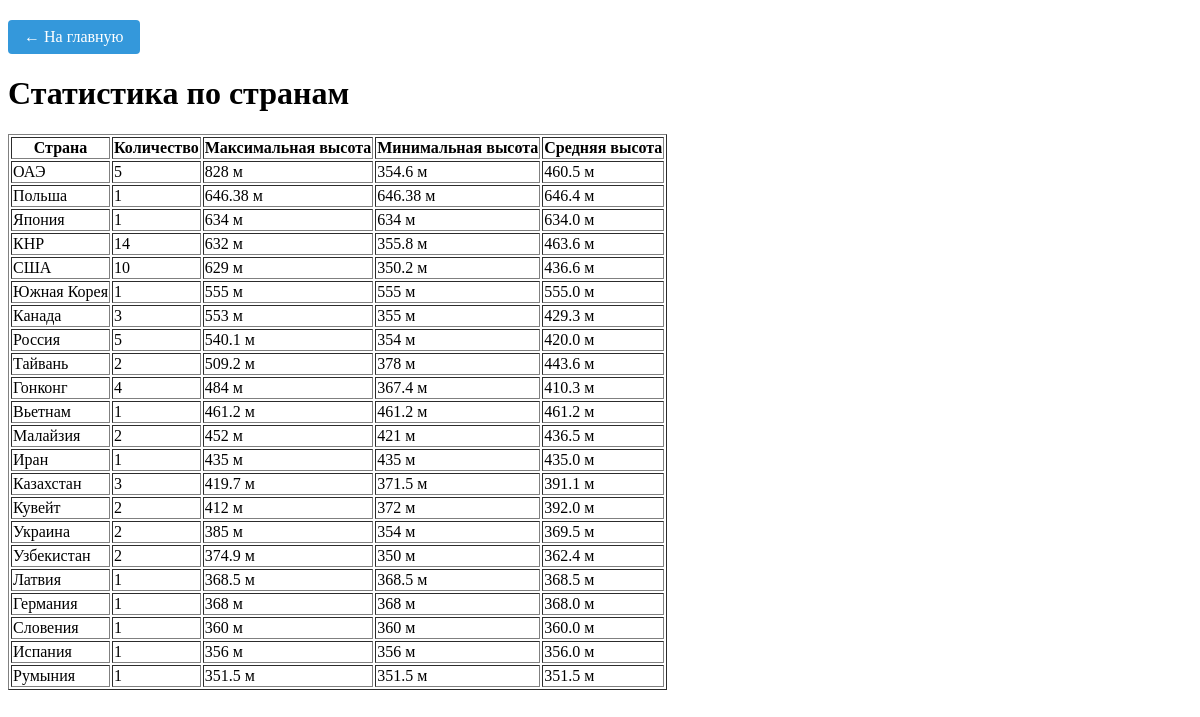
The app's page /country-stats with its own data.
### models.py (models this page shows, shortened)
class Country(db.Model):
    __tablename__ = 'country'
    id = db.Column(db.Integer, primary_key=True)
    name = db.Column('Страна', db.String(100), nullable=False)
    cities = db.relationship("City", back_populates="country", cascade='all, delete')

### structures/views.py (the view)
@app.route('/country-stats')
def country_stats():
    stats = get_buildings_by_country()
    headers = ["Страна", "Количество", "Максимальная высота", "Минимальная высота", "Средняя высота"]
    return render_template(
        'country_stats.html',
        headers=headers,
        stats=stats
    )

### models.py (called while the page is built)
def get_buildings_by_country():
    query = (
        db.session.query(
            Country.name.label("Страна"),
            func.count(Building.id).label("Количество"),
            func.max(Building.height).label("Максимальная высота"),
            func.min(Building.height).label("Минимальная высота"),
            func.round(func.avg(Building.height), 1).label("Средняя высота")
        )
        .join(City, Building.city_id == City.id)
        .join(Country, City.country_id == Country.id)
        .group_by(Country.name)
        .order_by(func.max(Building.height).desc())
    )
    return query.all()

### templates/country_stats.html (shortened to what this page needs)
<!DOCTYPE html>
<html>
<head>
    <link rel="stylesheet" href="{{ url_for('static', filename='style.css') }}">
</head>
<body>
    <div class="navigation">
    <a href="{{ url_for('index') }}" class="back-button">← На главную</a>
    </div>
    <h1>Статистика по странам</h1>
    <table border="1">
        <thead>
            <tr>
                {% for header in headers %}
                <th>{{ header }}</th>
                {% endfor %}
            </tr>
        </thead>
        <tbody>
            {% for row in stats %}
            <tr>
                <td>{{ row[0] }}</td>
                <td>{{ row[1] }}</td>
                <td>{{ row[2] }} м</td>
                <td>{{ row[3] }} м</td>
                <td>{{ row[4] }} м</td>
            </tr>
            {% endfor %}
        </tbody>
    </table>
</body>
</html>

### static/style.css (style rules this page uses)
.navigation { margin: 20px 0; }
.back-button { display: inline-block; padding: 8px 16px; background-color: #3498db; color: white; text-decoration: none; border-radius: 4px; transition: background-color 0.3s; }

### records on screen
Country: Страна "ОАЭ", row "5", row "828", row "354.6", row "460.5"
Country: Страна "Польша", id "1", row "646.38", row "646.4"
Country: Страна "Япония", row "1", row "634", row "634.0"
Country: Страна "КНР", row "14", row "632", row "355.8", row "463.6"
Country: Страна "США", row "10", row "629", row "350.2", row "436.6"
Country: Страна "Южная Корея", row "1", row "555", row "555.0"
Country: Страна "Канада", row "3", row "553", row "355", row "429.3"
Country: Страна "Россия", row "5", row "540.1", row "354", row "420.0"
Country: Страна "Тайвань", row "2", row "509.2", row "378", row "443.6"
Country: Страна "Гонконг", row "4", row "484", row "367.4", row "410.3"
Country: Страна "Вьетнам", row "1", row "461.2"
Country: Страна "Малайзия", row "2", row "452", row "421", row "436.5"
Country: Страна "Иран", row "1", row "435", row "435.0"
Country: Страна "Казахстан", row "3", row "419.7", row "371.5", row "391.1"
Country: Страна "Кувейт", row "2", row "412", row "372", row "392.0"
Country: Страна "Украина", row "2", row "385", row "354", row "369.5"
Country: Страна "Узбекистан", row "2", row "374.9", row "350", row "362.4"
Country: Страна "Латвия", row "1", row "368.5"
Country: Страна "Германия", row "1", row "368", row "368.0"
Country: Страна "Словения", row "1", row "360", row "360.0"
Country: Страна "Испания", row "1", row "356", row "356.0"
Country: Страна "Румыния", row "1", row "351.5"

### other values on screen
{{ header }} "Страна" "Количество" "Максимальная высота" "Минимальная высота" "Средняя высота"
